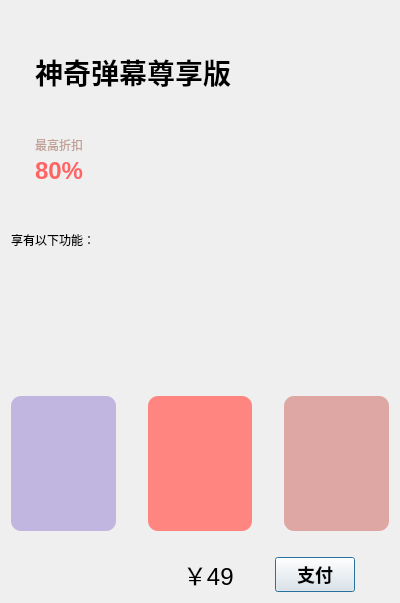
<?xml version="1.0" encoding="UTF-8"?>
<ui version="4.0">
 <class>BuyVIPDialog</class>
 <widget class="QDialog" name="BuyVIPDialog">
  <property name="geometry">
   <rect>
    <x>0</x>
    <y>0</y>
    <width>400</width>
    <height>603</height>
   </rect>
  </property>
  <property name="windowTitle">
   <string>神奇弹幕</string>
  </property>
  <property name="styleSheet">
   <string notr="true">#BuyVIPDialog
{
	background:qlineargradient(
					spread:pad,
					x1:0, y1:0,
					x2:0, y2:1,
					stop:0 #ffe5d9,
					stop:1 #ffffff);
}</string>
  </property>
  <layout class="QVBoxLayout" name="verticalLayout_2" stretch="0,0,1,1,0,0">
   <item>
    <layout class="QHBoxLayout" name="horizontalLayout_3" stretch="0,0">
     <property name="leftMargin">
      <number>24</number>
     </property>
     <property name="topMargin">
      <number>0</number>
     </property>
     <item>
      <layout class="QVBoxLayout" name="verticalLayout">
       <property name="spacing">
        <number>3</number>
       </property>
       <item>
        <spacer name="verticalSpacer_3">
         <property name="orientation">
          <enum>Qt::Vertical</enum>
         </property>
         <property name="sizeHint" stdset="0">
          <size>
           <width>20</width>
           <height>40</height>
          </size>
         </property>
        </spacer>
       </item>
       <item>
        <widget class="QLabel" name="label">
         <property name="styleSheet">
          <string notr="true">font-size: 28px;
font-weight: 700;</string>
         </property>
         <property name="text">
          <string>神奇弹幕尊享版</string>
         </property>
        </widget>
       </item>
       <item>
        <spacer name="verticalSpacer">
         <property name="orientation">
          <enum>Qt::Vertical</enum>
         </property>
         <property name="sizeHint" stdset="0">
          <size>
           <width>20</width>
           <height>40</height>
          </size>
         </property>
        </spacer>
       </item>
       <item>
        <widget class="QLabel" name="label_2">
         <property name="styleSheet">
          <string notr="true">color: #c0a095;</string>
         </property>
         <property name="text">
          <string>最高折扣</string>
         </property>
         <property name="alignment">
          <set>Qt::AlignLeading|Qt::AlignLeft|Qt::AlignTop</set>
         </property>
        </widget>
       </item>
       <item>
        <widget class="QLabel" name="label_3">
         <property name="styleSheet">
          <string notr="true">font-size: 24px;
color: #ff6464;
font-weight: 500;</string>
         </property>
         <property name="text">
          <string>80%</string>
         </property>
         <property name="alignment">
          <set>Qt::AlignLeading|Qt::AlignLeft|Qt::AlignTop</set>
         </property>
        </widget>
       </item>
       <item>
        <spacer name="verticalSpacer_2">
         <property name="orientation">
          <enum>Qt::Vertical</enum>
         </property>
         <property name="sizeHint" stdset="0">
          <size>
           <width>20</width>
           <height>40</height>
          </size>
         </property>
        </spacer>
       </item>
      </layout>
     </item>
     <item>
      <widget class="QLabel" name="imageLabel">
       <property name="minimumSize">
        <size>
         <width>64</width>
         <height>64</height>
        </size>
       </property>
       <property name="styleSheet">
        <string notr="true">border-image:url(:/illustrations/bear);
background-position:center;
background-repeat:none;</string>
       </property>
       <property name="text">
        <string/>
       </property>
       <property name="alignment">
        <set>Qt::AlignCenter</set>
       </property>
      </widget>
     </item>
    </layout>
   </item>
   <item>
    <widget class="QLabel" name="label_4">
     <property name="text">
      <string>享有以下功能：</string>
     </property>
    </widget>
   </item>
   <item>
    <widget class="WaterfallScrollArea" name="scrollArea">
     <property name="styleSheet">
      <string notr="true">#scrollArea
{
	background: transparent;
	border: none;
}

QLabel
{
	background: white;
	border-radius: 10px;
	padding: 8px;
}

QLabel:hover
{
	background: #fef6f3;
}</string>
     </property>
     <property name="verticalScrollBarPolicy">
      <enum>Qt::ScrollBarAlwaysOff</enum>
     </property>
     <property name="horizontalScrollBarPolicy">
      <enum>Qt::ScrollBarAlwaysOff</enum>
     </property>
     <property name="widgetResizable">
      <bool>true</bool>
     </property>
     <widget class="QWidget" name="scrollAreaWidgetContents">
      <property name="geometry">
       <rect>
        <x>0</x>
        <y>0</y>
        <width>382</width>
        <height>146</height>
       </rect>
      </property>
      <property name="styleSheet">
       <string notr="true">#scrollAreaWidgetContents
{
	background: transparent;
	border: none;
}</string>
      </property>
     </widget>
    </widget>
   </item>
   <item>
    <layout class="QHBoxLayout" name="horizontalLayout">
     <property name="spacing">
      <number>32</number>
     </property>
     <item>
      <widget class="QWidget" name="typeRRLabel" native="true">
       <property name="minimumSize">
        <size>
         <width>20</width>
         <height>20</height>
        </size>
       </property>
       <property name="styleSheet">
        <string notr="true">#typeRRLabel
{
	background: #C0B6DF;
	border-radius: 10px;
}</string>
       </property>
      </widget>
     </item>
     <item>
      <widget class="QWidget" name="typeRoomLabel" native="true">
       <property name="minimumSize">
        <size>
         <width>20</width>
         <height>20</height>
        </size>
       </property>
       <property name="styleSheet">
        <string notr="true">#typeRoomLabel
{
	background: #FF8680;
	border-radius: 10px;
}</string>
       </property>
      </widget>
     </item>
     <item>
      <widget class="QWidget" name="typeRobotLabel" native="true">
       <property name="minimumSize">
        <size>
         <width>20</width>
         <height>20</height>
        </size>
       </property>
       <property name="styleSheet">
        <string notr="true">#typeRobotLabel
{
	background: #DFA7A4;
	border-radius: 10px;
}</string>
       </property>
      </widget>
     </item>
    </layout>
   </item>
   <item>
    <spacer name="verticalSpacer_4">
     <property name="orientation">
      <enum>Qt::Vertical</enum>
     </property>
     <property name="sizeType">
      <enum>QSizePolicy::Fixed</enum>
     </property>
     <property name="sizeHint" stdset="0">
      <size>
       <width>20</width>
       <height>20</height>
      </size>
     </property>
    </spacer>
   </item>
   <item>
    <layout class="QHBoxLayout" name="horizontalLayout_2" stretch="5,0,1,0,1">
     <item>
      <spacer name="horizontalSpacer">
       <property name="orientation">
        <enum>Qt::Horizontal</enum>
       </property>
       <property name="sizeHint" stdset="0">
        <size>
         <width>40</width>
         <height>20</height>
        </size>
       </property>
      </spacer>
     </item>
     <item>
      <widget class="QLabel" name="priceLabel">
       <property name="styleSheet">
        <string notr="true">font-size: 24px;</string>
       </property>
       <property name="text">
        <string>￥49</string>
       </property>
      </widget>
     </item>
     <item>
      <spacer name="horizontalSpacer_3">
       <property name="orientation">
        <enum>Qt::Horizontal</enum>
       </property>
       <property name="sizeHint" stdset="0">
        <size>
         <width>40</width>
         <height>20</height>
        </size>
       </property>
      </spacer>
     </item>
     <item>
      <widget class="WaterFloatButton" name="payButton">
       <property name="cursor">
        <cursorShape>PointingHandCursor</cursorShape>
       </property>
       <property name="styleSheet">
        <string notr="true">font-size: 18px;
font-weight: 500;</string>
       </property>
       <property name="text">
        <string>支付</string>
       </property>
      </widget>
     </item>
     <item>
      <spacer name="horizontalSpacer_2">
       <property name="orientation">
        <enum>Qt::Horizontal</enum>
       </property>
       <property name="sizeHint" stdset="0">
        <size>
         <width>40</width>
         <height>20</height>
        </size>
       </property>
      </spacer>
     </item>
    </layout>
   </item>
  </layout>
 </widget>
 <customwidgets>
  <customwidget>
   <class>WaterFloatButton</class>
   <extends>QPushButton</extends>
   <header>waterfloatbutton.h</header>
  </customwidget>
  <customwidget>
   <class>WaterfallScrollArea</class>
   <extends>QScrollArea</extends>
   <header>waterfallscrollarea.h</header>
   <container>1</container>
  </customwidget>
 </customwidgets>
 <resources/>
 <connections/>
</ui>
